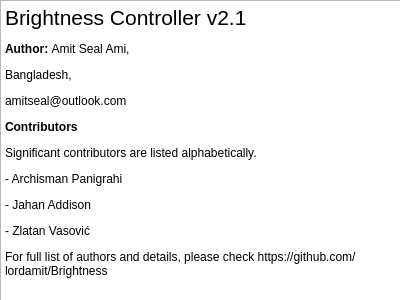
<?xml version="1.0" encoding="UTF-8"?>
<ui version="4.0">
 <class>Form</class>
 <widget class="QWidget" name="Form">
  <property name="geometry">
   <rect>
    <x>0</x>
    <y>0</y>
    <width>400</width>
    <height>300</height>
   </rect>
  </property>
  <property name="sizePolicy">
   <sizepolicy hsizetype="Fixed" vsizetype="Fixed">
    <horstretch>0</horstretch>
    <verstretch>0</verstretch>
   </sizepolicy>
  </property>
  <property name="minimumSize">
   <size>
    <width>400</width>
    <height>300</height>
   </size>
  </property>
  <property name="maximumSize">
   <size>
    <width>400</width>
    <height>300</height>
   </size>
  </property>
  <property name="windowTitle">
   <string>About</string>
  </property>
  <widget class="QTextBrowser" name="textBrowser">
   <property name="geometry">
    <rect>
     <x>0</x>
     <y>0</y>
     <width>401</width>
     <height>301</height>
    </rect>
   </property>
   <property name="html">
    <string>&lt;!DOCTYPE HTML PUBLIC &quot;-//W3C//DTD HTML 4.0//EN&quot; &quot;http://www.w3.org/TR/REC-html40/strict.dtd&quot;&gt;
&lt;html&gt;&lt;head&gt;&lt;meta name=&quot;qrichtext&quot; content=&quot;1&quot; /&gt;&lt;style type=&quot;text/css&quot;&gt;
p, li { white-space: pre-wrap; }
&lt;/style&gt;&lt;/head&gt;&lt;body style=&quot; font-family:'Sans'; font-size:9pt; font-weight:400; font-style:normal;&quot;&gt;
&lt;p style=&quot; margin-top:12px; margin-bottom:12px; margin-left:0px; margin-right:0px; -qt-block-indent:0; text-indent:0px;&quot;&gt;&lt;span style=&quot; font-size:16pt;&quot;&gt;Brightness Controller v2.1&lt;/span&gt;&lt;/p&gt;
&lt;p style=&quot; margin-top:12px; margin-bottom:12px; margin-left:0px; margin-right:0px; -qt-block-indent:0; text-indent:0px;&quot;&gt;&lt;span style=&quot; font-weight:600;&quot;&gt;Author: &lt;/span&gt;Amit Seal Ami, &lt;/p&gt;
&lt;p style=&quot; margin-top:12px; margin-bottom:12px; margin-left:0px; margin-right:0px; -qt-block-indent:0; text-indent:0px;&quot;&gt;Bangladesh, &lt;/p&gt;
&lt;p style=&quot; margin-top:12px; margin-bottom:12px; margin-left:0px; margin-right:0px; -qt-block-indent:0; text-indent:0px;&quot;&gt;amitseal@outlook.com&lt;/p&gt;
&lt;p style=&quot; margin-top:12px; margin-bottom:12px; margin-left:0px; margin-right:0px; -qt-block-indent:0; text-indent:0px;&quot;&gt;&lt;span style=&quot; font-weight:600;&quot;&gt;Contributors&lt;/span&gt;&lt;/p&gt;
&lt;p style=&quot; margin-top:12px; margin-bottom:12px; margin-left:0px; margin-right:0px; -qt-block-indent:0; text-indent:0px;&quot;&gt;Significant contributors are listed alphabetically.&lt;/p&gt;
&lt;p style=&quot; margin-top:12px; margin-bottom:12px; margin-left:0px; margin-right:0px; -qt-block-indent:0; text-indent:0px;&quot;&gt;- Archisman Panigrahi&lt;/p&gt;
&lt;p style=&quot; margin-top:12px; margin-bottom:12px; margin-left:0px; margin-right:0px; -qt-block-indent:0; text-indent:0px;&quot;&gt;- Jahan Addison&lt;/p&gt;
&lt;p style=&quot; margin-top:12px; margin-bottom:12px; margin-left:0px; margin-right:0px; -qt-block-indent:0; text-indent:0px;&quot;&gt;- Zlatan Vasović&lt;/p&gt;
&lt;p style=&quot; margin-top:12px; margin-bottom:12px; margin-left:0px; margin-right:0px; -qt-block-indent:0; text-indent:0px;&quot;&gt;For full list of authors and details, please check https://github.com/lordamit/Brightness&lt;/p&gt;&lt;/body&gt;&lt;/html&gt;</string>
   </property>
  </widget>
 </widget>
 <resources/>
 <connections/>
</ui>
